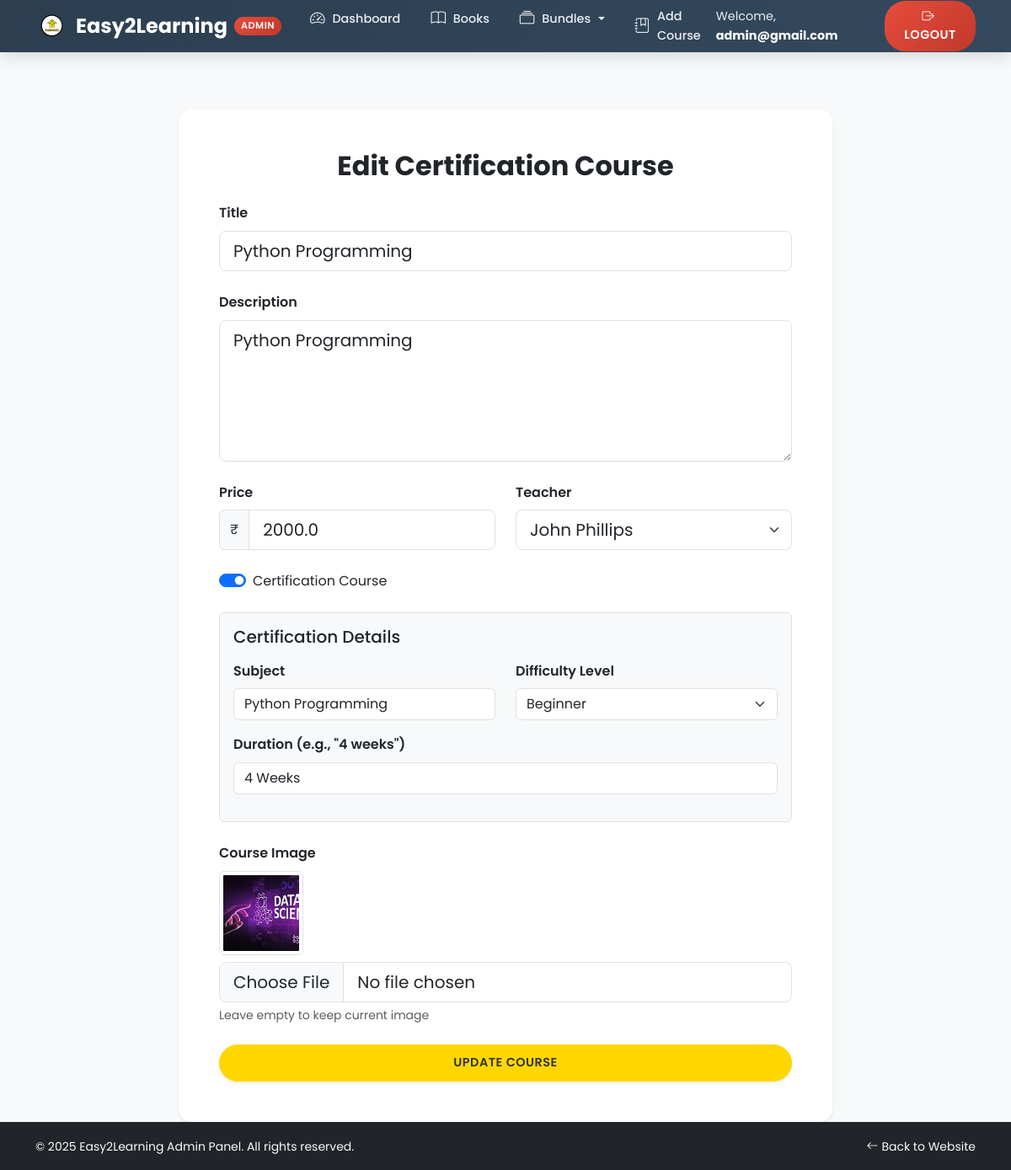
Page /admin/edit-certification/1 (signed in) on the committed database.
### models.py (models this page shows)
class Course(db.Model):
    __tablename__ = 'courses'
    id = db.Column(db.Integer, primary_key=True)
    title = db.Column(db.String(100), nullable=False)
    description = db.Column(db.Text, nullable=True)
    is_popular = db.Column(db.Boolean, default=True)
    image = db.Column(db.String(255), nullable=True)  # Stores filename or file path
    price = db.Column(db.Float, nullable=False, default=0.0)
    is_certification = db.Column(db.Boolean, default=False)
    subject = db.Column(db.String(100), nullable=True)
    difficulty_level = db.Column(db.String(50), nullable=True)  # Beginner, Intermediate, Advanced
    duration = db.Column(db.String(50), nullable=True)  # e.g., "4 weeks", "2 months"
    teacher_id = db.Column(db.Integer, db.ForeignKey('teachers.id'), nullable=True)

### admin_routes.py (the view, shortened to what this page needs)
@admin_bp.route('/edit-certification/<int:course_id>', methods=['GET', 'POST'])
@admin_login_required
def edit_certification(course_id):
    course = db.session.get(Course, course_id)
    if not course:
        abort(404)
    form = CourseForm()
    teachers = Teacher.query.all()
    form.teacher_id.choices = [(teacher.id, teacher.name) for teacher in teachers]
    form.title.data = course.title
    form.description.data = course.description
    form.price.data = str(course.price)
    form.teacher_id.data = course.teacher_id
    form.is_certification.data = course.is_certification
    form.subject.data = course.subject
    form.difficulty_level.data = course.difficulty_level
    form.duration.data = course.duration
    return render_template('admin/edit_certification.html', form=form, course=course)

### forms.py
class CourseForm(FlaskForm):
    title = StringField('Title', validators=[DataRequired()])
    description = TextAreaField('Description', validators=[DataRequired()])
    price = StringField('Price', validators=[DataRequired()])
    is_certification = BooleanField('Certification Course')
    subject = StringField('Subject')
    difficulty_level = SelectField('Difficulty Level', choices=[
        ('', 'Select Difficulty'),
        ('Beginner', 'Beginner'),
        ('Intermediate', 'Intermediate'),
        ('Advanced', 'Advanced')
    ])
    duration = StringField('Duration (e.g., "4 weeks")')
    teacher_id = SelectField('Teacher', coerce=int, validators=[DataRequired()])
    image = FileField('Course Image', validators=[
        FileAllowed(['jpg', 'jpeg', 'png'], 'Images only!')
    ])
    submit = SubmitField('Add Course')

### admin_routes.py (called while the page is built)
def admin_login_required(f):
    from functools import wraps
    @wraps(f)
    def decorated_function(*args, **kwargs):
        if 'admin_id' not in session:
            flash('Please log in as admin to access this page.', 'danger')
            return redirect(url_for('admin.login'))
        return f(*args, **kwargs)
    return decorated_function

### templates/admin/edit_certification.html (shortened to what this page needs)
{% extends 'admin_base.html' %}
{% block content %}
  <div class="container mt-5" style="max-width: 800px;">
    <div class="card shadow-sm border-0 rounded-4">
      <div class="card-body p-5">
        <h2 class="card-title mb-4 text-center fw-bold">Edit Certification Course</h2>
        <form method="POST" enctype="multipart/form-data" action="{{ url_for('admin.edit_certification', course_id=course.id) }}">
          <div class="mb-4">
            {{ form.title.label(class="form-label fw-semibold") }}
            {{ form.title(class="form-control form-control-lg", placeholder="Enter course title") }}
          </div>
          <div class="mb-4">
            {{ form.description.label(class="form-label fw-semibold") }}
            {{ form.description(class="form-control form-control-lg", rows=5, placeholder="Enter course description") }}
          </div>
          <div class="row mb-4">
            <div class="col-md-6">
              {{ form.price.label(class="form-label fw-semibold") }}
              <div class="input-group">
                <span class="input-group-text">₹</span>
                {{ form.price(class="form-control form-control-lg", placeholder="0.00") }}
              </div>
            </div>
            <div class="col-md-6">
              {{ form.teacher_id.label(class="form-label fw-semibold") }}
              {{ form.teacher_id(class="form-select form-select-lg") }}
            </div>
          </div>
          <div class="mb-4">
            <div class="form-check form-switch">
              {{ form.is_certification(class="form-check-input", role="switch", id="isCertification") }}
              {{ form.is_certification.label(class="form-check-label") }}
            </div>
          </div>
          <div id="certificationFields" class="mb-4 p-3 border rounded bg-light">
            <h5 class="mb-3">Certification Details</h5>
            <div class="row mb-3">
              <div class="col-md-6">
                {{ form.subject.label(class="form-label fw-semibold") }}
                {{ form.subject(class="form-control", placeholder="e.g., Python Programming") }}
              </div>
              <div class="col-md-6">
                {{ form.difficulty_level.label(class="form-label fw-semibold") }}
                {{ form.difficulty_level(class="form-select") }}
              </div>
            </div>
            <div class="mb-3">
              {{ form.duration.label(class="form-label fw-semibold") }}
              {{ form.duration(class="form-control", placeholder="e.g., 4 weeks") }}
            </div>
          </div>
          <div class="mb-4">
            {{ form.image.label(class="form-label fw-semibold") }}
            <div class="mb-2">
              <img src="{{ url_for('static', filename='uploads/courses/' + course.image) }}" alt="{{ course.title }}" class="img-thumbnail" style="height: 100px; width: 100px; object-fit: cover;">
            </div>
            {{ form.image(class="form-control form-control-lg", type="file") }}
            <div class="form-text">Leave empty to keep current image</div>
          </div>
          <div class="d-grid">
            <button type="submit" class="btn btn-primary btn-lg fw-semibold shadow-sm">Update Course</button>
          </div>
        </form>
      </div>
    </div>
  </div>
{% endblock %}

### static/css/style.css (style rules this page uses)
:root { --primary: #FFD700; --primary-light: #e9e7dc; --primary-dark: #E6C200; --secondary:#333333 ; --secondary-light: #444444; --secondary-dark: #222222; --white: #FFFFFF; --light-gray: #F5F5F5; --medium-gray: #E0E0E0; --text-dark: #222222; --text-light: #666666; --transition: all 0.3s ease; --shadow-sm: 0 2px 4px rgba(0, 0, 0, 0.1); --shadow: 0 4px 6px rgba(0, 0, 0, 0.1); --shadow-lg: 0 10px 15px rgba(0, 0, 0, 0.1); --border-radius: 8px; }
body { font-family: 'Poppins', sans-serif; color: var(--text-dark); background-color: var(--light-gray); line-height: 1.6; overflow-x: hidden; }
.btn { border-radius: 30px; padding: 10px 24px; font-weight: 500; transition: var(--transition); text-transform: uppercase; letter-spacing: 0.5px; font-size: 0.9rem; }
.btn-primary { background-color: var(--primary); border-color: var(--primary); color: var(--secondary); }
.card { border: none; border-radius: var(--border-radius); overflow: hidden; transition: var(--transition); box-shadow: var(--shadow-sm); }

### rows in the picture
Course: title "Python Programming", description "Python Programming", price "2000.0", teacher_id "John Phillips", is_certification "☑", subject "Python Programming", difficulty_level "Beginner", duration "4 Weeks", image (picture)

### other values in the picture
{{ session.get('admin_email', 'Admin') }} "admin@gmail.com"
